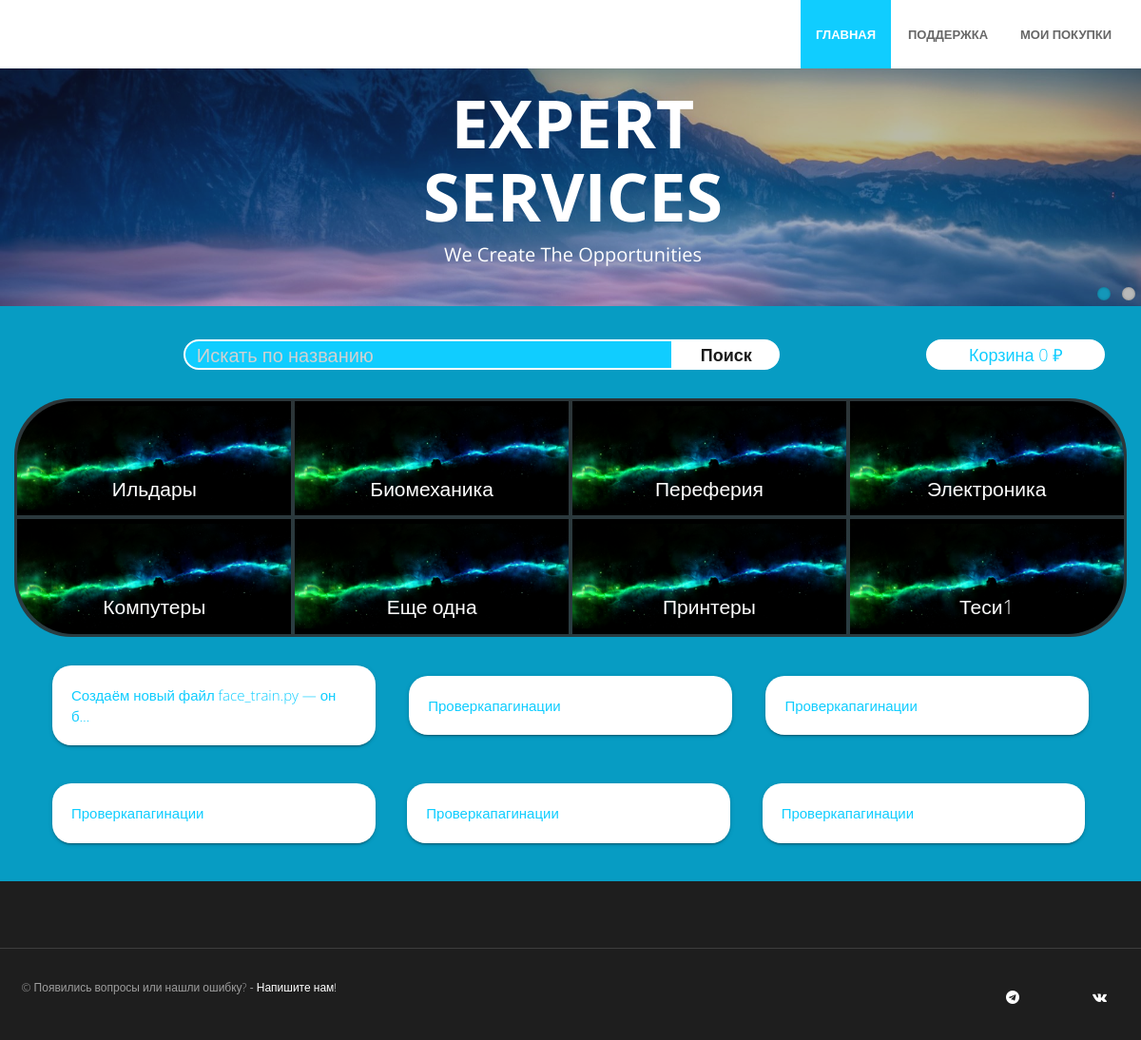
The page / on the database its author committed.
### shop/models.py (models this page shows, shortened)
class Category(models.Model):
    name = models.CharField(max_length=200, db_index=True)
    slug = models.SlugField(max_length=200, db_index=True, unique=True)
    class Meta:
        ordering = ('name',)
        verbose_name = 'Категория'
        verbose_name_plural = 'Категории'
    def get_absolute_url(self):
        return reverse('product_list_by_category',
                        kwargs={'cat_slug': self.slug})

class Product(models.Model):
    category = models.ForeignKey(Category, related_name='products', on_delete=models.CASCADE)
    name = models.CharField(max_length=200, db_index=True)
    slug = models.CharField(max_length=200, db_index=True, unique=True)
    image = models.ImageField(upload_to='products/%Y/%m/%d')
    description = models.TextField(verbose_name='Описание')
    price = models.DecimalField(max_digits=10, decimal_places=2)
    quantity = models.PositiveIntegerField()
    available = models.BooleanField(default=True)
    created = models.DateTimeField(auto_now_add=True)
    updated = models.DateTimeField(auto_now=True)
    class Meta:
        ordering = ('name',)
        index_together = (('id', 'slug'),)
    def get_absolute_url(self):
        return reverse('product_detail',
                       kwargs={'prd_slug': self.slug})

### shop/views.py (the view)
# urls.py: path('', views.product_list, name='product_list'),
def product_list(request, cat_slug=None):
    category = None
    categoriestop8 = Category.objects.annotate(top8=Count('products')).order_by('-top8')[:8]
    product = Product.objects.filter(available=True).order_by('-created')
    filterset = ProductFilter(request.GET, queryset=product)
    products = paginate(request, filterset.qs, 6)
    if is_htmx(request):
        return render(request, "shop/product/list-item.html", {'products': products})
    return render(request,
                  'shop/product/list.html',
                  {'category': category,
                   'categories': categoriestop8,
                   'products': products})

### cart/cart.py (called while the page is built)
    def __len__(self):
        return sum(item['quantity'] for item in self.cart.values())

    def get_total_price(self):
        return sum(Decimal(item['price']) * item['quantity'] for item in
                   self.cart.values())

### cart/context_processors.py (called while the page is built)
def cart(request):
    return {'cart': Cart(request)}

### shop/templatetags/custom_filters.py (called while the page is built)
@register.filter()
def currency(value):
    int_value = int(value)
    curr_value = format(int_value, ',').replace(',', '.')
    return f'{curr_value} ₽'

### shop/templatetags/custom_tags.py (called while the page is built)
@register.simple_tag(takes_context=True)
def url_replace(context, **kwargs):
   d = context['request'].GET.copy()
   for k, v in kwargs.items():
       d[k] = v
   return d.urlencode()

### shop/utils.py (called while the page is built)
def is_htmx(request, boost_check=True):
    hx_boost = request.headers.get("Hx-Boosted")
    hx_request = request.headers.get("Hx-Request")
    if boost_check and hx_boost:
        return False
    elif boost_check and not hx_boost and hx_request:
        return True

def paginate(request, qs, limit):
    paginated_qs = Paginator(qs, limit)
    page_no = request.GET.get("page")
    return paginated_qs.get_page(page_no)

### templates/shop/product/list.html (shortened to what this page needs)
{% extends "shop/base.html" %}
{% load static %}
{% load custom_filters %}
{% block content %}
<section id="banner">
        <div id="main-slider" class="flexslider">
            <ul class="slides">
              <li>
                <img src="{% static 'img/slides/te3.jpg' %}" alt="" />
                <div class="flex-caption">
                    <h3>Expert Services</h3>
					<p>We create the opportunities</p>
                </div>
              </li>
            </ul>
        </div>
</section>
<section class="dishes">
    <div class="container">
        <div class="search">
                    <form class="search__form">
                            <input class="search__input" name="name__icontains" id="id_name__icontains"  type="text" placeholder="Искать по названию">
                            <button type="submit" class="search__button">Поиск</button>
                    </form>
                    <div class="cart__form"><a class="waves-effect waves-dark" href="{% url 'cart_detail' %}">Корзина {{ total_items }}{{ total_items|pluralize }}
                {{ cart.get_total_price|currency }}</a></div>
        </div>
        <div class="top__cat">
            {% for c in categories %}
                <a href="{{ c.get_absolute_url }}" class="cat__div"><img class="top__cat__div" src="{% static 'img/categories/е1.png' %}"><span class="span-title-cat">{{ c.name }}</span></a>
            {% endfor %}
        </div>
        <div class="moycontainer">
            {% include 'shop/product/list-item.html' %}
        </div>
    </div>
</section>
{% endblock %}

### templates/shop/product/list-item.html (shortened to what this page needs)
{% load custom_filters %}
{% for product in products %}
    <a href="{{ product.get_absolute_url }}" class="col-md-4 md-margin-bottom-40">
        <div class="card small">
            <div class="card-content">
                <p>
                    {{ product.description|truncatechars:40 }}
                </p>
            </div>
        </div>
    </a>
{% endfor %}

### static/css/flexslider.css (style rules this page uses)
.slides, .flex-control-nav, .flex-direction-nav { margin: 0; padding: 0; list-style: none; }
.flexslider { margin: 0; padding: 0; }
.flexslider .slides > li { display: none; -webkit-backface-visibility: hidden; }
.flexslider .slides img { width: 100%; display: block; }
.slides:after { content: "."; display: block; clear: both; visibility: hidden; line-height: 0; height: 0; }
.flexslider { background:none; position: relative; zoom: 1; }
.flexslider .slides { zoom: 1; }
.flex-caption { background: rgba(0,0,0,.8); margin-left:5px;bottom:5px; position:absolute;padding:20px; z-index:99; }
.flex-caption p { line-height: 22px; font-weight:300; color: #fff }

### static/css/style.css (style rules this page uses)
body { font-family:'Open Sans', Arial, sans-serif; font-weight:300; line-height:1.6em; color:#656565; font-size: 1.4em; background: #f5f5f5; display: grid; grid-template-rows: auto 1fr auto; min-height: 100%; }
a { color: #10cdff; text-decoration: none; }
h3, h4, h5, h6 { line-height:1.1em; color: #212121; margin-bottom: 20px; }
.dishes { background: #079cc3; color: #1b1b1b; }
.flex-caption p { line-height: 22px; font-weight: 300; color: #ffffff; text-transform: capitalize; }
#banner { width: 100%; background:#000; position:relative; margin:0; padding:0; }
#main-slider:before { content: '';width: 100%;height: 100%;background: rgba(0, 0, 0, 0.65);z-index: 1;position: absolute;background: rgba(30, 30, 30, 0.31); }
.flexslider { padding:0; background: #fff; position: relative; zoom: 1; }
.flex-caption { zoom: 1;bottom: 198px;background-color: transparent;color: #fff;margin: 0;padding: 2px 25px 0px 30px;left: 0;text-align: center;margin: 0 auto;right: 0px;display: inline-block;bottom: 10%;width: 50%;right: 0 !important;border-radius: 15px 15px 0 0; }
.flex-caption h3 { color: #fff;letter-spacing: 0px;margin-bottom: 8px;text-transform: uppercase;font-size: 70px;font-weight: 700; }
.flex-caption p { margin: 12px 0 18px;font-size: 20px;font-weight: 400; }
.search { float:right; margin:35px 0 0; padding-bottom:0; }
.search { width: 100%; display: flex; justify-content: center; margin-bottom: 30px; }
.search__form { display: flex; justify-content: center; align-items: center; width: 80%; height: 4vh; }
.search__input { width: 45%; padding-left: 1vw; border: 2px solid white; background-color: #10cdff; height: 4vh; border-bottom-left-radius: 20px; border-top-left-radius: 20px; font-size: 20px; }
.search__button { width: 9%; border: 2px solid white; background-color: #fff; height: 4vh; font-size: 18px; font-weight: bold; border-bottom-right-radius: 20px; border-top-right-radius: 20px; }
.cart__form { border-radius: 20px; display: flex; justify-content: center; border: 2px solid white; background-color: white; align-items: center; font-size: 18px; height: 4vh; width: 15%; }

### rows shown on the page
Category: name "Ильдары"
Category: name "Биомеханика"
Category: name "Переферия"
Category: name "Электроника"
Category: name "Компутеры"
Category: name "Еще одна"
Category: name "Принтеры"
Category: name "Теси1"
Product: description "Создаём новый файл face_train.py — он б…"
Product: description "Проверкапагинации"
Product: description "Проверкапагинации"
Product: description "Проверкапагинации"
Product: description "Проверкапагинации"
Product: description "Проверкапагинации"

### other values the page prints
{{ cart.get_total_price|currency }} "0 ₽"
